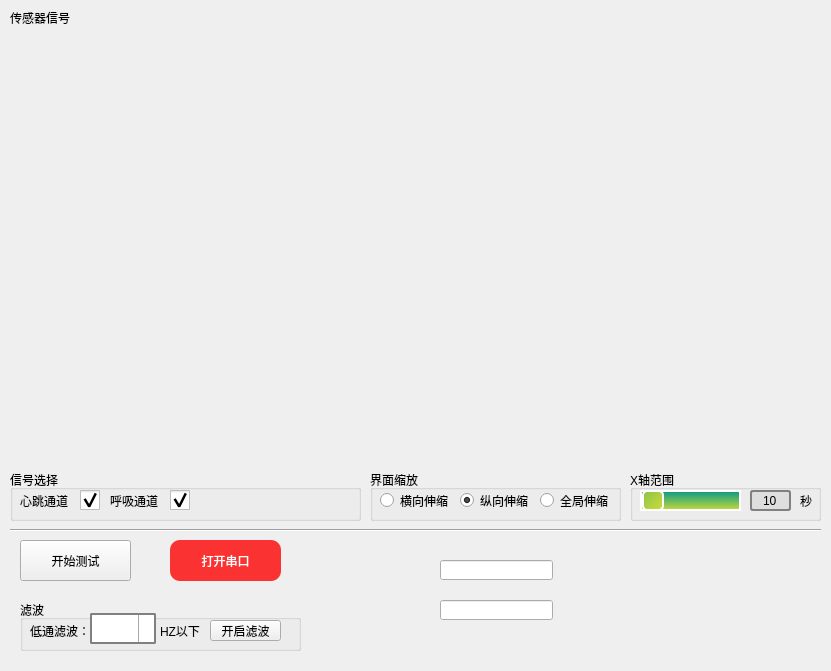
<?xml version="1.0" encoding="UTF-8"?>
<ui version="4.0">
 <class>Detection</class>
 <widget class="QWidget" name="Detection">
  <property name="geometry">
   <rect>
    <x>0</x>
    <y>0</y>
    <width>831</width>
    <height>671</height>
   </rect>
  </property>
  <property name="windowTitle">
   <string>Form</string>
  </property>
  <widget class="QLabel" name="label">
   <property name="geometry">
    <rect>
     <x>10</x>
     <y>10</y>
     <width>61</width>
     <height>16</height>
    </rect>
   </property>
   <property name="text">
    <string>传感器信号</string>
   </property>
  </widget>
  <widget class="QCustomPlot" name="graph_L" native="true">
   <property name="geometry">
    <rect>
     <x>10</x>
     <y>30</y>
     <width>811</width>
     <height>211</height>
    </rect>
   </property>
  </widget>
  <widget class="Line" name="line">
   <property name="geometry">
    <rect>
     <x>10</x>
     <y>520</y>
     <width>811</width>
     <height>21</height>
    </rect>
   </property>
   <property name="orientation">
    <enum>Qt::Horizontal</enum>
   </property>
  </widget>
  <widget class="QGroupBox" name="groupBox">
   <property name="geometry">
    <rect>
     <x>10</x>
     <y>470</y>
     <width>351</width>
     <height>51</height>
    </rect>
   </property>
   <property name="title">
    <string>信号选择</string>
   </property>
   <widget class="QCheckBox" name="en_L">
    <property name="geometry">
     <rect>
      <x>70</x>
      <y>20</y>
      <width>21</width>
      <height>21</height>
     </rect>
    </property>
    <property name="styleSheet">
     <string notr="true">QCheckBox {
    spacing: 5px;
}

QCheckBox::indicator {
    width: 20px;
    height: 20px;
}

QCheckBox::indicator:unchecked {
    image: url(:/icon/res/check_unchecked.png);
}

QCheckBox::indicator:checked {
    image: url(:/icon/res/check_checked.png);
}</string>
    </property>
    <property name="text">
     <string/>
    </property>
    <property name="checked">
     <bool>true</bool>
    </property>
   </widget>
   <widget class="QLabel" name="label_2">
    <property name="geometry">
     <rect>
      <x>10</x>
      <y>20</y>
      <width>51</width>
      <height>21</height>
     </rect>
    </property>
    <property name="text">
     <string>心跳通道</string>
    </property>
   </widget>
   <widget class="QLabel" name="label_3">
    <property name="geometry">
     <rect>
      <x>100</x>
      <y>20</y>
      <width>51</width>
      <height>21</height>
     </rect>
    </property>
    <property name="text">
     <string>呼吸通道</string>
    </property>
   </widget>
   <widget class="QCheckBox" name="en_L_2">
    <property name="geometry">
     <rect>
      <x>160</x>
      <y>20</y>
      <width>21</width>
      <height>21</height>
     </rect>
    </property>
    <property name="styleSheet">
     <string notr="true">QCheckBox {
    spacing: 5px;
}

QCheckBox::indicator {
    width: 20px;
    height: 20px;
}

QCheckBox::indicator:unchecked {
    image: url(:/icon/res/check_unchecked.png);
}

QCheckBox::indicator:checked {
    image: url(:/icon/res/check_checked.png);
}</string>
    </property>
    <property name="text">
     <string/>
    </property>
    <property name="checked">
     <bool>true</bool>
    </property>
   </widget>
  </widget>
  <widget class="QGroupBox" name="groupBox_3">
   <property name="geometry">
    <rect>
     <x>370</x>
     <y>470</y>
     <width>251</width>
     <height>51</height>
    </rect>
   </property>
   <property name="styleSheet">
    <string notr="true"/>
   </property>
   <property name="title">
    <string>界面缩放</string>
   </property>
   <widget class="QRadioButton" name="zoom_h">
    <property name="geometry">
     <rect>
      <x>10</x>
      <y>20</y>
      <width>71</width>
      <height>21</height>
     </rect>
    </property>
    <property name="minimumSize">
     <size>
      <width>0</width>
      <height>0</height>
     </size>
    </property>
    <property name="text">
     <string>横向伸缩</string>
    </property>
    <property name="checked">
     <bool>false</bool>
    </property>
   </widget>
   <widget class="QRadioButton" name="zoom_v">
    <property name="geometry">
     <rect>
      <x>90</x>
      <y>20</y>
      <width>71</width>
      <height>21</height>
     </rect>
    </property>
    <property name="text">
     <string>纵向伸缩</string>
    </property>
    <property name="checked">
     <bool>true</bool>
    </property>
   </widget>
   <widget class="QRadioButton" name="zoom_g">
    <property name="geometry">
     <rect>
      <x>170</x>
      <y>20</y>
      <width>71</width>
      <height>21</height>
     </rect>
    </property>
    <property name="text">
     <string>全局伸缩</string>
    </property>
   </widget>
  </widget>
  <widget class="QGroupBox" name="groupBox_2">
   <property name="geometry">
    <rect>
     <x>630</x>
     <y>470</y>
     <width>191</width>
     <height>51</height>
    </rect>
   </property>
   <property name="title">
    <string>X轴范围</string>
   </property>
   <widget class="QSlider" name="horizontalSlider">
    <property name="geometry">
     <rect>
      <x>10</x>
      <y>20</y>
      <width>101</width>
      <height>21</height>
     </rect>
    </property>
    <property name="styleSheet">
     <string notr="true">/* 滑动槽设置 */
QSlider::groove:horizontal {
	border:2px solid #ffffff;
	height:17px;
	background:qlineargradient(x1:0, y1:0, x2:0, y2:1, stop:0 #009688, stop:1 #cddc39);
	margin:2px 0;
}

/* 滑块设置 */
QSlider::handle:horizontal {
	background:qlineargradient(x1:0, y1:0, x2:1, y2:1, stop:0 #8bc34a, stop:1 #cddc39);
	border:2px solid #ffffff;
	border-radius:5px;
	width:18px;
	
	/* 滑块上下边与滑道重合 */
	margin:-2px 0;
}</string>
    </property>
    <property name="minimum">
     <number>1</number>
    </property>
    <property name="maximum">
     <number>60</number>
    </property>
    <property name="value">
     <number>1</number>
    </property>
    <property name="orientation">
     <enum>Qt::Horizontal</enum>
    </property>
    <property name="invertedAppearance">
     <bool>false</bool>
    </property>
    <property name="invertedControls">
     <bool>false</bool>
    </property>
   </widget>
   <widget class="QSpinBox" name="L_hr">
    <property name="geometry">
     <rect>
      <x>120</x>
      <y>20</y>
      <width>41</width>
      <height>21</height>
     </rect>
    </property>
    <property name="styleSheet">
     <string notr="true">QSpinBox {
    border: 2px solid gray;
    border-radius: 3px;
    padding: 0 8px;
    background: rgb(222, 222, 222);
    selection-background-color: darkgray;
}</string>
    </property>
    <property name="alignment">
     <set>Qt::AlignCenter</set>
    </property>
    <property name="buttonSymbols">
     <enum>QAbstractSpinBox::NoButtons</enum>
    </property>
    <property name="value">
     <number>10</number>
    </property>
   </widget>
   <widget class="QLabel" name="label_6">
    <property name="geometry">
     <rect>
      <x>170</x>
      <y>20</y>
      <width>16</width>
      <height>21</height>
     </rect>
    </property>
    <property name="text">
     <string>秒</string>
    </property>
   </widget>
  </widget>
  <widget class="QPushButton" name="test">
   <property name="geometry">
    <rect>
     <x>20</x>
     <y>540</y>
     <width>111</width>
     <height>41</height>
    </rect>
   </property>
   <property name="styleSheet">
    <string notr="true">QPushButton {    
    border-radius: 7.5px;
    background-color: #00bcd4;
	font: 75 12pt &quot;黑体&quot;;
	color: white;
}

QPushButton:hover{
	background-color: #03a9f4;
	color: white;
}

QPushButton:pressed{
	background-color: #2196f3;
    border-style: inset;
}2196f3</string>
   </property>
   <property name="text">
    <string>开始测试</string>
   </property>
  </widget>
  <widget class="QPushButton" name="com">
   <property name="geometry">
    <rect>
     <x>170</x>
     <y>540</y>
     <width>111</width>
     <height>41</height>
    </rect>
   </property>
   <property name="styleSheet">
    <string notr="true">QPushButton{border-radius:10px;background-color:rgb(250, 50, 50);font:75 12pt &quot;微软雅黑&quot;;color: white;}</string>
   </property>
   <property name="text">
    <string>打开串口</string>
   </property>
  </widget>
  <widget class="QCustomPlot" name="graph_R" native="true">
   <property name="geometry">
    <rect>
     <x>10</x>
     <y>250</y>
     <width>811</width>
     <height>211</height>
    </rect>
   </property>
  </widget>
  <widget class="QGroupBox" name="groupBox_5">
   <property name="geometry">
    <rect>
     <x>20</x>
     <y>600</y>
     <width>281</width>
     <height>51</height>
    </rect>
   </property>
   <property name="title">
    <string>滤波</string>
   </property>
   <widget class="QLabel" name="label_4">
    <property name="geometry">
     <rect>
      <x>10</x>
      <y>20</y>
      <width>61</width>
      <height>21</height>
     </rect>
    </property>
    <property name="text">
     <string>低通滤波：</string>
    </property>
   </widget>
   <widget class="QComboBox" name="low_pass_filter">
    <property name="geometry">
     <rect>
      <x>70</x>
      <y>13</y>
      <width>66</width>
      <height>31</height>
     </rect>
    </property>
    <property name="styleSheet">
     <string notr="true">QComboBox {
	font: 18pt &quot;微软雅黑&quot;;
    border: 2px solid gray;
    border-radius: 2px;
    min-width: 2em;
	border-image: url(:/icon/res/ico_btn_bg.png);
	color: rgb(255, 255, 255);
}

QComboBox::drop-down {
    subcontrol-origin: padding;
    subcontrol-position: top right;
    width: 15px;
    border-left-width: 1px;  
	border-left-color: darkgray;
    border-left-style: solid;
    border-top-right-radius: 2px;
    border-bottom-right-radius: 2px;
	background-color: rgb(255, 255, 255);
}
QComboBox::down-arrow {
    image: url(:/icon/res/ui_down_arrow.png);
}
QComboBox::down-arrow:on {
    top: 1px;
    left: 1px;
}
</string>
    </property>
    <item>
     <property name="text">
      <string>40</string>
     </property>
    </item>
    <item>
     <property name="text">
      <string>10</string>
     </property>
    </item>
    <item>
     <property name="text">
      <string>20</string>
     </property>
    </item>
    <item>
     <property name="text">
      <string>50</string>
     </property>
    </item>
    <item>
     <property name="text">
      <string>100</string>
     </property>
    </item>
    <item>
     <property name="text">
      <string>200</string>
     </property>
    </item>
    <item>
     <property name="text">
      <string>400</string>
     </property>
    </item>
   </widget>
   <widget class="QLabel" name="label_5">
    <property name="geometry">
     <rect>
      <x>140</x>
      <y>20</y>
      <width>41</width>
      <height>21</height>
     </rect>
    </property>
    <property name="text">
     <string>HZ以下</string>
    </property>
   </widget>
   <widget class="QPushButton" name="filter_set">
    <property name="geometry">
     <rect>
      <x>190</x>
      <y>20</y>
      <width>71</width>
      <height>21</height>
     </rect>
    </property>
    <property name="font">
     <font>
      <family>黑体</family>
      <pointsize>9</pointsize>
      <weight>9</weight>
      <italic>false</italic>
      <bold>false</bold>
     </font>
    </property>
    <property name="styleSheet">
     <string notr="true">QPushButton {    
    border-radius: 5px;
    background-color: #00bcd4;
	font: 75 9pt &quot;黑体&quot;;
	color: white;
}

QPushButton:hover{
	background-color: #03a9f4;
	color: white;
}

QPushButton:pressed{
	background-color: #2196f3;
    border-style: inset;
}2196f3</string>
    </property>
    <property name="text">
     <string>开启滤波</string>
    </property>
   </widget>
  </widget>
  <widget class="QLineEdit" name="tmp_version">
   <property name="geometry">
    <rect>
     <x>440</x>
     <y>560</y>
     <width>113</width>
     <height>20</height>
    </rect>
   </property>
  </widget>
  <widget class="QLineEdit" name="tmp_id">
   <property name="geometry">
    <rect>
     <x>440</x>
     <y>600</y>
     <width>113</width>
     <height>20</height>
    </rect>
   </property>
  </widget>
 </widget>
 <customwidgets>
  <customwidget>
   <class>QCustomPlot</class>
   <extends>QWidget</extends>
   <header location="global">QCustomPlot.h</header>
   <container>1</container>
  </customwidget>
 </customwidgets>
 <resources/>
 <connections/>
</ui>
